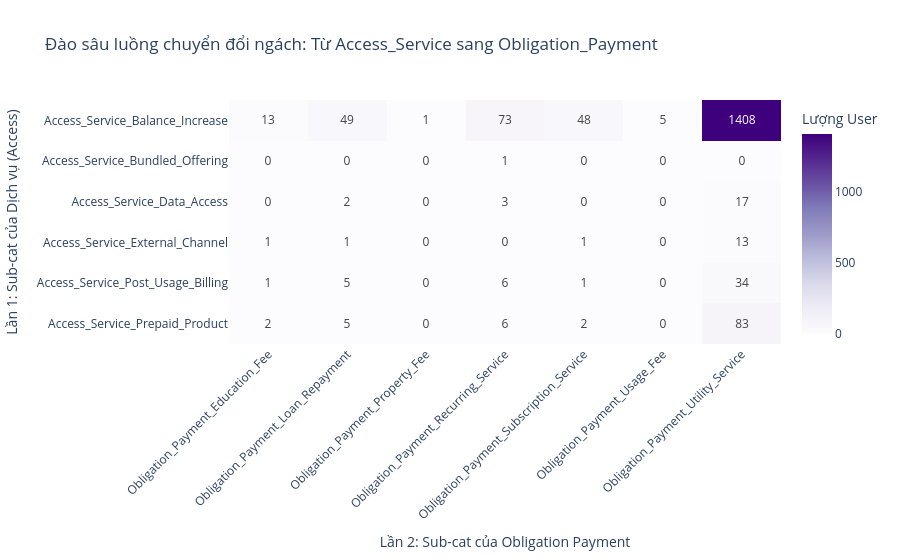

The cell this chart's notebook holds for it:
### Code cell
df_success = df_all.copy()

# 1. Lấy sub_cat của giao dịch lần 1 và đổi tên NGAY LẬP TỨC
trans_1_sub = (
    df_success[df_success['trans_rank'] == 1][['userID', 'report_cat', 'report_sub_cat']]
    .rename(columns={'report_cat': 'cat_1', 'report_sub_cat': 'sub_cat_1'})
)

# Lấy sub_cat của giao dịch lần 2 và đổi tên NGAY LẬP TỨC
trans_2_sub = (
    df_success[df_success['trans_rank'] == 2][['userID', 'report_cat', 'report_sub_cat']]
    .rename(columns={'report_cat': 'cat_2', 'report_sub_cat': 'sub_cat_2'})
)

# 2. Gộp 2 lần giao dịch lại để tạo đường dẫn (Behavioral Path)
path_sub_df = trans_1_sub.merge(trans_2_sub, on='userID', how='inner')

# 3. LỌC "SIÊU DANH MỤC": Lúc này cat_1 và cat_2 đã sẵn sàng để gọi
super_flow = path_sub_df[(path_sub_df['cat_1'] == 'Access_Service') & (path_sub_df['cat_2'] == 'Obligation_Payment')]

# 4. Đếm số lượng chuyển đổi giữa các cặp sub_cat
sub_heatmap_data = super_flow.groupby(['sub_cat_1', 'sub_cat_2']).size().reset_index(name='Count')

# 5. Chuyển thành Pivot Table (Ma trận)
sub_heatmap_pivot = sub_heatmap_data.pivot(index='sub_cat_1', columns='sub_cat_2', values='Count').fillna(0)

# 6. Vẽ Sub-Heatmap ngách
fig_sub_heatmap = px.imshow(
    sub_heatmap_pivot,
    labels=dict(x="Lần 2: Sub-cat của Obligation Payment", y="Lần 1: Sub-cat của Dịch vụ (Access)", color="Lượng User"),
    x=sub_heatmap_pivot.columns,
    y=sub_heatmap_pivot.index,
    text_auto=True,
    aspect="auto",
    color_continuous_scale='Purples', 
    title="Đào sâu luồng chuyển đổi ngách: Từ Access_Service sang Obligation_Payment"
)

fig_sub_heatmap.update_layout(xaxis_tickangle=-45)
fig_sub_heatmap.show()

### Figure 1 — Plotly figure (JSON) as saved in the notebook; plotly's stock layout.template omitted (floating-point values rounded to 4 significant figures)
{"data": [{"coloraxis": "coloraxis", "hovertemplate": "Lần 2: Sub-cat của Obligation Payment: %{x}<br>Lần 1: Sub-cat của Dịch vụ (Access): %{y}<br>Lượng User: %{z}<extra></extra>", "name": "0", "texttemplate": "%{z}", "type": "heatmap", "x": ["Obligation_Payment_Education_Fee", "Obligation_Payment_Loan_Repayment", "Obligation_Payment_Property_Fee", "Obligation_Payment_Recurring_Service", "Obligation_Payment_Subscription_Service", "Obligation_Payment_Usage_Fee", "Obligation_Payment_Utility_Service"], "xaxis": "x", "y": ["Access_Service_Balance_Increase", "Access_Service_Bundled_Offering", "Access_Service_Data_Access", "Access_Service_External_Channel", "Access_Service_Post_Usage_Billing", "Access_Service_Prepaid_Product"], "yaxis": "y", "z": [[13.0, 49.0, 1.0, 73.0, 48.0, 5.0, 1408.0], [0.0, 0.0, 0.0, 1.0, 0.0, 0.0, 0.0], [0.0, 2.0, 0.0, 3.0, 0.0, 0.0, 17.0], [1.0, 1.0, 0.0, 0.0, 1.0, 0.0, 13.0], [1.0, 5.0, 0.0, 6.0, 1.0, 0.0, 34.0], [2.0, 5.0, 0.0, 6.0, 2.0, 0.0, 83.0]]}], "layout": {"coloraxis": {"colorbar": {"title": {"text": "Lượng User"}}, "colorscale": [[0, "rgb(252,251,253)"], [0.125, "rgb(239,237,245)"], [0.25, "rgb(218,218,235)"], [0.375, "rgb(188,189,220)"], [0.5, "rgb(158,154,200)"], [0.625, "rgb(128,125,186)"], [0.75, "rgb(106,81,163)"], [0.875, "rgb(84,39,143)"], [1, "rgb(63,0,125)"]]}, "title": {"text": "Đào sâu luồng chuyển đổi ngách: Từ Access_Service sang Obligation_Payment"}, "xaxis": {"anchor": "y", "domain": [0, 1], "tickangle": -45, "title": {"text": "Lần 2: Sub-cat của Obligation Payment"}}, "yaxis": {"anchor": "x", "autorange": "reversed", "domain": [0, 1], "title": {"text": "Lần 1: Sub-cat của Dịch vụ (Access)"}}}}
